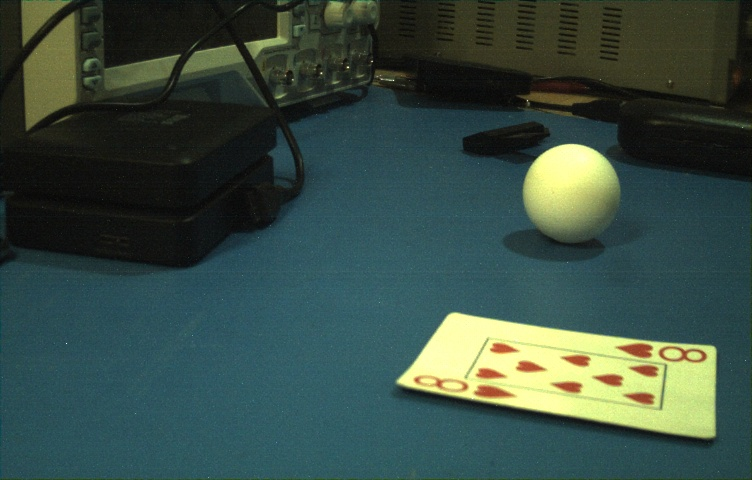
#> input picture Lab3/doc/left5.jpg, 752 x 480 px, found by its file name
$ python ball_centroid.py
#> lines starting #> are read from the running program, lines starting #| are printed output that depends on the picture; after the words box and inside, x2 and y2 are one past the last pixel; in counts of white or black regions, pixels touching at a corner belong together
import cv2
import numpy as np

# Define a function to process the image and find the centroid of the ball
def find_ball_centroid(image):
    # Convert to grayscale
    gray = cv2.cvtColor(image, cv2.COLOR_BGR2GRAY)

    # Apply a Gaussian blur to the image to reduce noise and improve edge detection
    blurred = cv2.GaussianBlur(gray, (11, 11), 0)

    # Perform edge detection
    edged = cv2.Canny(blurred, 30, 150)

    # Find contours in the edged image
    contours, _ = cv2.findContours(edged.copy(), cv2.RETR_EXTERNAL, cv2.CHAIN_APPROX_SIMPLE)

    # Assume no ball found initially
    ball_centroid = None
    max_radius = -1

    # Loop over the contours
    for c in contours:
        # Approximate the contour
        peri = cv2.arcLength(c, True)
        approx = cv2.approxPolyDP(c, 0.02 * peri, True)

        # The ball will be approximated by a significant number of points due to its round shape
        if len(approx) > 5:
            # Compute the bounding circle of the contour
            (x, y), radius = cv2.minEnclosingCircle(c)

            # Choose the largest enclosing circle as the ball
            if radius > max_radius:
                ball_centroid = (int(x), int(y))
                max_radius = int(radius)

    return ball_centroid, max_radius

# Load the images
image_files = [
    '/mnt/data/left5.jpg', '/mnt/data/left6.jpg', '/mnt/data/left7.jpg',
    '/mnt/data/left8.jpg', '/mnt/data/left9.jpg', '/mnt/data/right5.jpg',
    '/mnt/data/right6.jpg', '/mnt/data/right7.jpg', '/mnt/data/right8.jpg',
    '/mnt/data/right9.jpg'
]

# Dictionary to hold the results
results = {}

# Process each image
for image_file in image_files:
    # Read the image
    image = cv2.imread(image_file)
#> image is the input picture: shape (480, 752, 3); mean B, G, R 67.9, 76.7, 56.7

    # Find the ball's centroid
    centroid, radius = find_ball_centroid(image)
#> in find_ball_centroid, `gray = cv2.cvtColor(image, cv2.COLOR_BGR2GRAY)`:
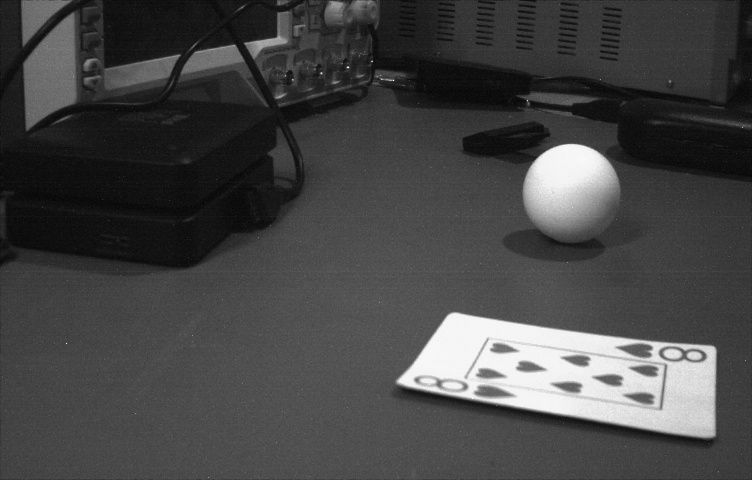
#> gray: shape (480, 752); min 4, max 251, mean 69.7
#> in find_ball_centroid, `edged = cv2.Canny(blurred, 30, 150)`:
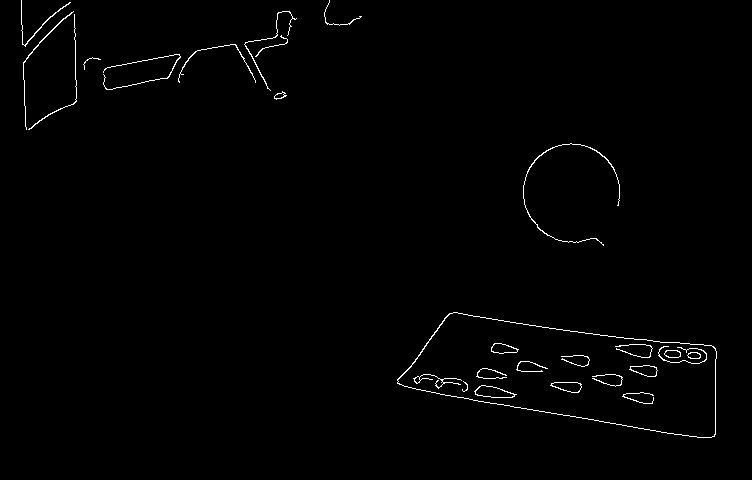
#> edged: shape (480, 752); 0.93% white in thin lines or dots, all inside (x1, y1, x2, y2) = (21, 0, 717, 438)
#> in find_ball_centroid, `contours, _ = cv2.findContours(edged.copy(), cv2.RETR_EXTERNAL, cv2.CH..`: contours = 12 contours, 4 with area under 20; largest, box (x1, y1, x2, y2) and area: (397, 312, 717, 438) 25300, (523, 143, 620, 246) 60, (274, 91, 287, 100) 48, (23, 11, 74, 130) 44, (21, 0, 71, 47) 39, (244, 11, 297, 91) 30, (178, 44, 256, 83) 28, (28, 14, 77, 130) 24
#> the loop in find_ball_centroid, `for c in contours:` made 12 passes
#> (peri, x, y, radius, ball_centroid, max_radius) on pass 2: (590.7, 574.5, 197.5, 55.39, (574, 197), 55)
#> (peri, x, y, radius) on passes 3, 4, 5, 6, 7, 9: (36.38, 280, 96.5, 6.18), (53.46, 92, 64, 9.43), (393.4, 141.5, 70, 40.97), (261.8, 216.5, 77.98, 38.66), (100.1, 271, 47.5, 18.12), (326.1, 279.5, 50.5, 40.63)
#> after the loop in find_ball_centroid, `for c in contours:`: max_radius = 55
#> centroid = (574, 197); radius = 55

    # Store the results
    results[image_file] = {'centroid': centroid, 'radius': radius}
#> pass 2 of the loop `for image_file in image_files:`:
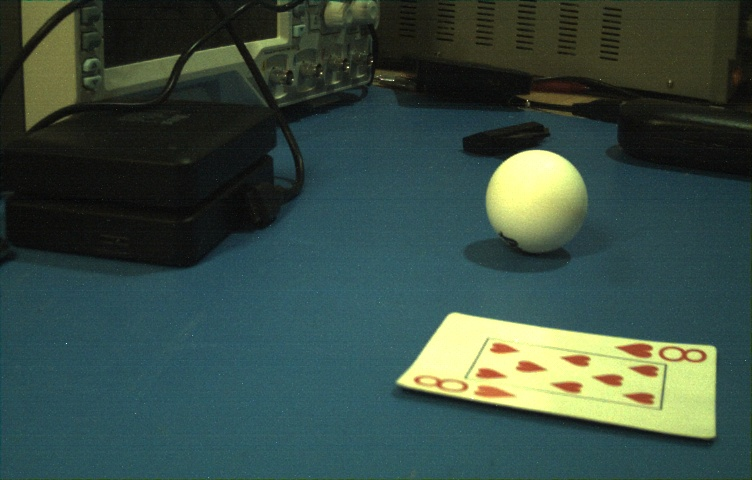
#> input picture Lab3/doc/left6.jpg, 752 x 480 px, found by its file name
#> image is the input picture: shape (480, 752, 3); mean B, G, R 67.8, 76.6, 56.8
#> in find_ball_centroid (call 2), `gray = cv2.cvtColor(image, cv2.COLOR_BGR2GRAY)`:
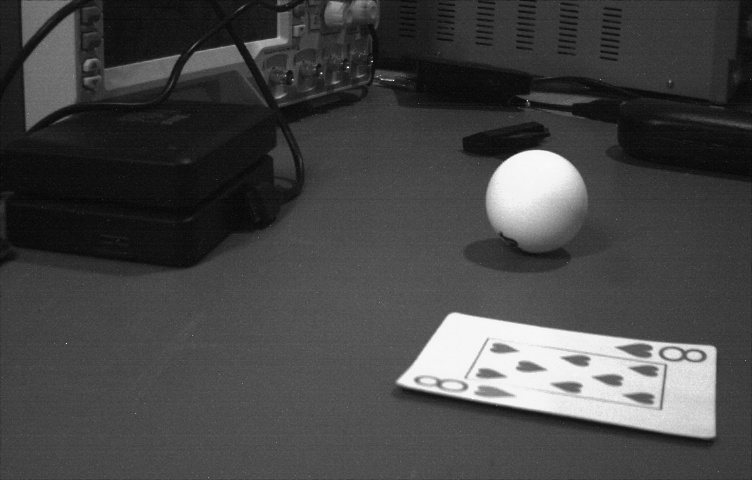
#> gray: shape (480, 752); min 1, max 250, mean 69.7
#> in find_ball_centroid (call 2), `edged = cv2.Canny(blurred, 30, 150)`:
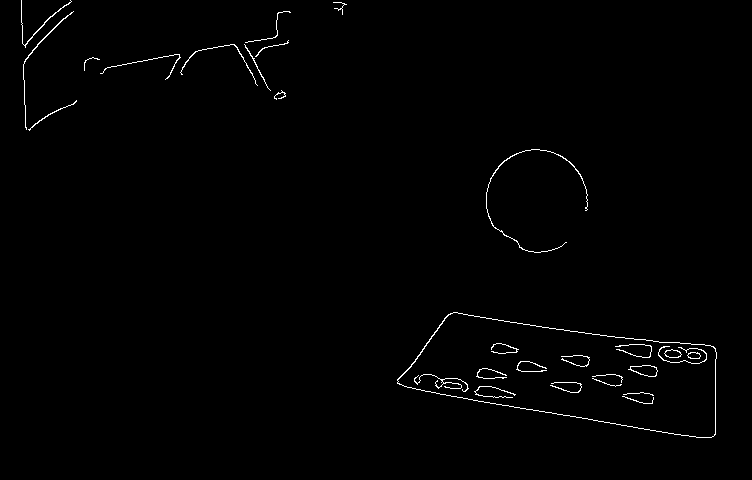
#> edged: shape (480, 752); 0.86% white in thin lines or dots, all inside (x1, y1, x2, y2) = (21, 0, 717, 438)
#> contours = 13 contours, 7 with area under 20; largest, box (x1, y1, x2, y2) and area: (397, 312, 717, 438) 25311, (486, 149, 588, 253) 54, (23, 11, 74, 130) 46, (21, 0, 72, 48) 38, (180, 44, 258, 86) 28, (28, 100, 77, 131) 24
#> the loop in find_ball_centroid (call 2), `for c in contours:` made 13 passes
#> (peri, x, y, radius, ball_centroid, max_radius) on pass 2: (604.6, 536.3, 200.5, 51.8, (536, 200), 51)
#> after the loop in find_ball_centroid (call 2), `for c in contours:`: max_radius = 51
#> `centroid, radius = find_ball_centroid(image)`: centroid = (536, 200); radius = 51
#> pass 3 of the loop `for image_file in image_files:`:
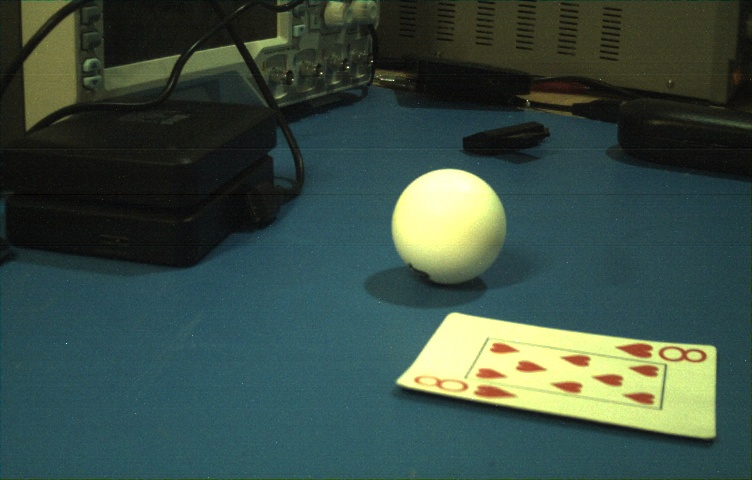
#> input picture Lab3/doc/left7.jpg, 752 x 480 px, found by its file name
#> image is the input picture: shape (480, 752, 3); mean B, G, R 68.2, 77.5, 58.1
#> in find_ball_centroid (call 3), `gray = cv2.cvtColor(image, cv2.COLOR_BGR2GRAY)`:
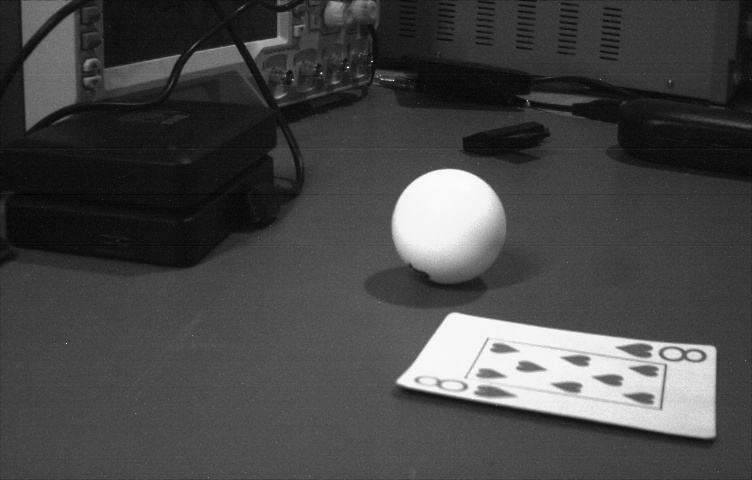
#> gray: shape (480, 752); min 0, max 252, mean 70.6
#> in find_ball_centroid (call 3), `edged = cv2.Canny(blurred, 30, 150)`:
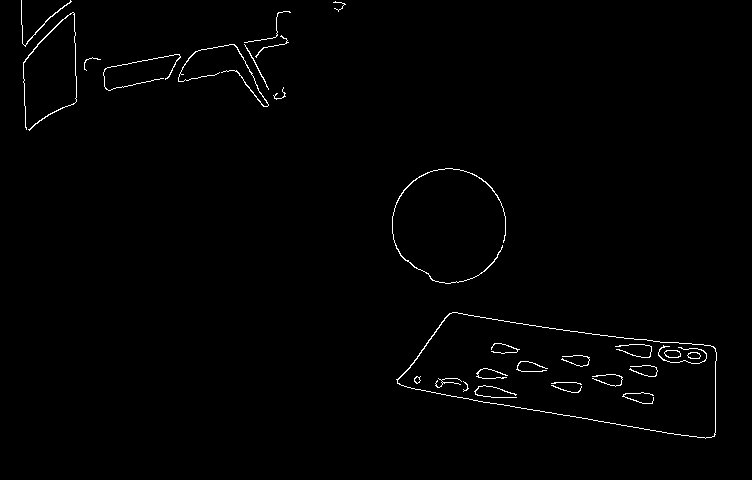
#> edged: shape (480, 752); 0.97% white in thin lines or dots, all inside (x1, y1, x2, y2) = (21, 0, 717, 439)
#> contours = 12 contours, 6 with area under 20; largest, box (x1, y1, x2, y2) and area: (396, 312, 717, 439) 25315, (392, 168, 506, 284) 88, (23, 12, 77, 131) 70, (178, 44, 269, 107) 55, (21, 0, 72, 47) 37, (244, 44, 269, 90) 20
#> the loop in find_ball_centroid (call 3), `for c in contours:` made 12 passes
#> (peri, x, y, radius, ball_centroid, max_radius) on passes 2, 9: (749.3, 448.7, 225.4, 57.76, (448, 225), 57), (588.3, 49.5, 70.5, 63.04, (49, 70), 63)
#> after the loop in find_ball_centroid (call 3), `for c in contours:`: max_radius = 63
#> `centroid, radius = find_ball_centroid(image)`: centroid = (49, 70); radius = 63
#> (the run stopped early here; a loop or call above may not have finished)
